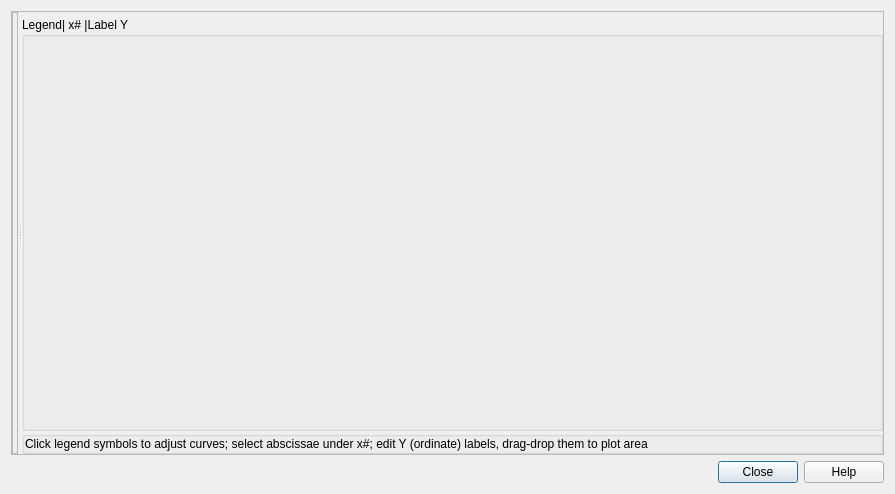
<?xml version="1.0" encoding="UTF-8"?>
<ui version="4.0">
 <class>GraphDialogData</class>
 <widget class="QDialog" name="GraphDialogData">
  <property name="windowModality">
   <enum>Qt::WindowModal</enum>
  </property>
  <property name="geometry">
   <rect>
    <x>0</x>
    <y>0</y>
    <width>895</width>
    <height>494</height>
   </rect>
  </property>
  <property name="font">
   <font>
    <pointsize>9</pointsize>
   </font>
  </property>
  <property name="windowTitle">
   <string>GEM-Selektor v.3 Graphics Dialog</string>
  </property>
  <property name="modal">
   <bool>false</bool>
  </property>
  <layout class="QGridLayout" name="gridLayout">
   <item row="1" column="0" colspan="2">
    <widget class="QDialogButtonBox" name="buttonBox">
     <property name="standardButtons">
      <set>QDialogButtonBox::Close|QDialogButtonBox::Help</set>
     </property>
    </widget>
   </item>
   <item row="0" column="0" colspan="2">
    <widget class="QFrame" name="framePrn">
     <property name="sizePolicy">
      <sizepolicy hsizetype="Preferred" vsizetype="Expanding">
       <horstretch>0</horstretch>
       <verstretch>0</verstretch>
      </sizepolicy>
     </property>
     <property name="frameShape">
      <enum>QFrame::StyledPanel</enum>
     </property>
     <property name="frameShadow">
      <enum>QFrame::Raised</enum>
     </property>
     <layout class="QHBoxLayout" name="horizontalLayout">
      <property name="spacing">
       <number>0</number>
      </property>
      <property name="leftMargin">
       <number>0</number>
      </property>
      <property name="topMargin">
       <number>0</number>
      </property>
      <property name="rightMargin">
       <number>0</number>
      </property>
      <property name="bottomMargin">
       <number>0</number>
      </property>
      <item>
       <widget class="QSplitter" name="splitter">
        <property name="sizePolicy">
         <sizepolicy hsizetype="Preferred" vsizetype="Preferred">
          <horstretch>0</horstretch>
          <verstretch>0</verstretch>
         </sizepolicy>
        </property>
        <property name="orientation">
         <enum>Qt::Horizontal</enum>
        </property>
        <widget class="QFrame" name="plotFrame">
         <property name="sizePolicy">
          <sizepolicy hsizetype="Preferred" vsizetype="Preferred">
           <horstretch>0</horstretch>
           <verstretch>0</verstretch>
          </sizepolicy>
         </property>
         <property name="minimumSize">
          <size>
           <width>0</width>
           <height>0</height>
          </size>
         </property>
         <property name="frameShape">
          <enum>QFrame::StyledPanel</enum>
         </property>
         <property name="frameShadow">
          <enum>QFrame::Raised</enum>
         </property>
         <layout class="QVBoxLayout" name="verticalLayout_2">
          <property name="spacing">
           <number>0</number>
          </property>
          <property name="leftMargin">
           <number>0</number>
          </property>
          <property name="topMargin">
           <number>0</number>
          </property>
          <property name="rightMargin">
           <number>0</number>
          </property>
          <property name="bottomMargin">
           <number>0</number>
          </property>
         </layout>
        </widget>
        <widget class="QWidget" name="widget" native="true">
         <property name="sizePolicy">
          <sizepolicy hsizetype="Expanding" vsizetype="Preferred">
           <horstretch>0</horstretch>
           <verstretch>0</verstretch>
          </sizepolicy>
         </property>
         <layout class="QVBoxLayout" name="verticalLayout_3">
          <property name="spacing">
           <number>0</number>
          </property>
          <property name="leftMargin">
           <number>0</number>
          </property>
          <property name="topMargin">
           <number>5</number>
          </property>
          <property name="rightMargin">
           <number>0</number>
          </property>
          <property name="bottomMargin">
           <number>0</number>
          </property>
          <item>
           <widget class="QGroupBox" name="pGrpLegend">
            <property name="sizePolicy">
             <sizepolicy hsizetype="Expanding" vsizetype="Expanding">
              <horstretch>0</horstretch>
              <verstretch>0</verstretch>
             </sizepolicy>
            </property>
            <property name="title">
             <string>Legend| x# |Label Y </string>
            </property>
            <layout class="QVBoxLayout" name="verticalLayout"/>
           </widget>
          </item>
          <item>
           <widget class="QGroupBox" name="groupBox">
            <property name="sizePolicy">
             <sizepolicy hsizetype="Expanding" vsizetype="Preferred">
              <horstretch>0</horstretch>
              <verstretch>0</verstretch>
             </sizepolicy>
            </property>
            <property name="title">
             <string/>
            </property>
            <layout class="QGridLayout">
             <property name="leftMargin">
              <number>0</number>
             </property>
             <property name="topMargin">
              <number>0</number>
             </property>
             <property name="rightMargin">
              <number>0</number>
             </property>
             <property name="bottomMargin">
              <number>0</number>
             </property>
             <property name="spacing">
              <number>0</number>
             </property>
             <item row="0" column="0">
              <widget class="QLabel" name="TextLabel1">
               <property name="sizePolicy">
                <sizepolicy hsizetype="Expanding" vsizetype="Preferred">
                 <horstretch>0</horstretch>
                 <verstretch>0</verstretch>
                </sizepolicy>
               </property>
               <property name="text">
                <string>Click legend symbols to adjust curves; select abscissae under x#; edit Y (ordinate) labels, drag-drop them to plot area</string>
               </property>
               <property name="alignment">
                <set>Qt::AlignVCenter</set>
               </property>
               <property name="wordWrap">
                <bool>true</bool>
               </property>
              </widget>
             </item>
            </layout>
           </widget>
          </item>
         </layout>
        </widget>
       </widget>
      </item>
     </layout>
    </widget>
   </item>
  </layout>
 </widget>
 <layoutdefault spacing="6" margin="11"/>
 <resources/>
 <connections/>
</ui>
